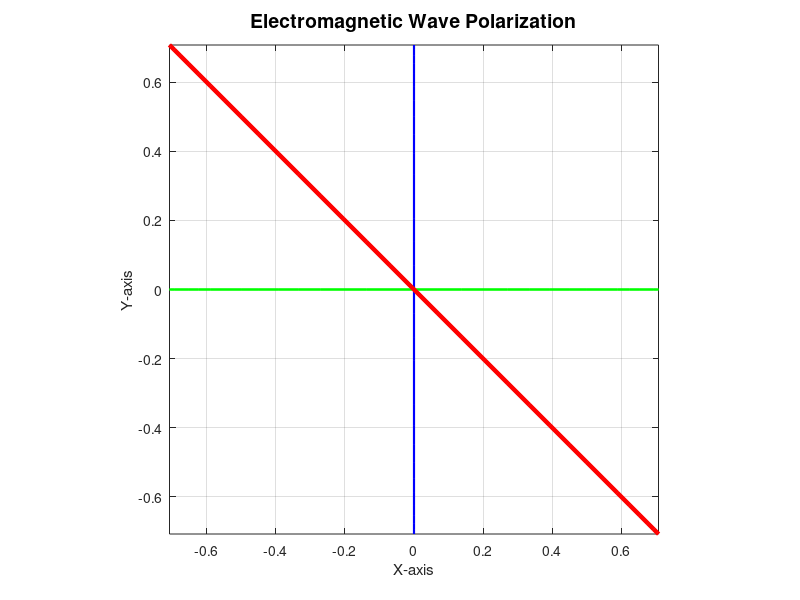
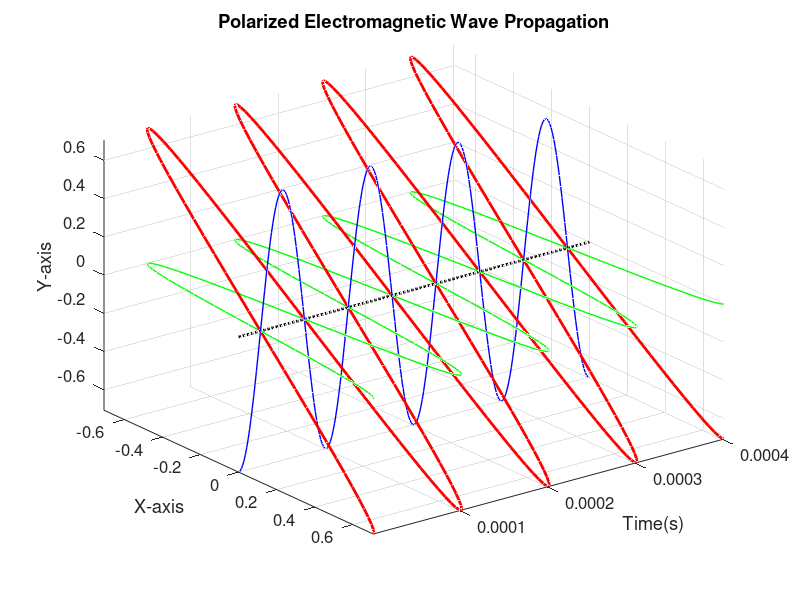

Write MATLAB code to recreate these figures, in order.
clc;
clear;
close all;

% ************************ BEGIN: parameters ************************

% output picture and vedio
IF_Output_Files = false;
OutputFileAddress = '.\OutputFile_PolarizedEMW\';
OutputFileName_PR = strcat(OutputFileAddress, '1');

% EMW frequency
freq = 1e4;

% sampling rate
samp_rate = 64 * freq;
% samp_rate = 32e3;

% polarization parameters
r = 1.00;                       % AR
rotation = +1;                  % LeftHand:+1 / RightHand:-1
delta_phi = 4/4 * pi;           % phase error [0, 2*pi)

Em = 1 * 1.00;                  % amplitude
Exm = Em * r / (r^2 + 1)^0.5;   % X-axis amplitude
Eym = Em / (r^2 + 1)^0.5;       % Y-axis amplitude

display_length = 4 * samp_rate / freq;     % 4 cycles
data_length = 1 * display_length;

axis_maxmin = max(Exm, Eym);
% axis_maxmin = 1.0;
% ************************ END: parameters ************************



% ************************ BEGIN: display 2-D figure ************************
% timeline
tl = 0 : 1/samp_rate : 1/freq;
% !!! must be 1-D array
a0 = zeros(size(tl));
Ex = Exm * cos(2 * pi * freq * tl);
Ey = Eym * cos(2 * pi * freq * tl + rotation * delta_phi);

% draw 2-D figure
figure(1)
set(gcf,'position',[100, 100, 500, 500]);
plot(Ex, a0, 'green','LineWidth', 1.5)
hold on
plot(a0, Ey, 'blue', 'LineWidth', 1.5)
hold on
plot(Ex, Ey, 'red', 'LineWidth', 3)
hold off
title('Electromagnetic Wave Polarization', 'fontsize', 14)
axis equal
axis([-axis_maxmin axis_maxmin -axis_maxmin axis_maxmin])
xlabel('X-axis')
ylabel('Y-axis')
grid;

% output picture
if IF_Output_Files == true
    exportgraphics(gcf, strcat(OutputFileName_PR, '.png'));	% , 'Resolution', 300
end
% ************************ END: display 2-D figure ************************


% ************************ BEGIN: display 3-D figure ************************
% timeline / Z-axis
tl = 0 : 1/samp_rate : display_length/samp_rate;
% !!! must be 1-D array
a0 = zeros(size(tl));

% output propagation vedio
if IF_Output_Files == true
    videofilename = strcat(OutputFileName_PR);
    video = VideoWriter(videofilename, 'MPEG-4');   % default: 'Motion JPEG AVI'
    open(video);
end

figure(2)
set(gcf,'position',[600, 100, 500, 500]);
for t = 0 : data_length - display_length
    % update data
    Ex = Exm * cos(2 * pi * freq * tl);
    Ey = Eym * cos(2 * pi * freq * tl + rotation * delta_phi);

    % updata timeline
    tl = tl + 1/samp_rate;

    
    % draw 3-D figure
    figure(2)
    plot3(tl, a0, a0, ':black', 'LineWidth', 2.0)	% axis
    hold on
    plot3(tl, Ex, a0, 'green','LineWidth', 1.0)     % Ex
    hold on
    plot3(tl, a0, Ey, 'blue', 'LineWidth', 1.0)     % Ey
    hold on
    plot3(tl, Ex, Ey, 'red', 'LineWidth', 2.0)      % electromagnetic wave
    hold off
    
    title('Polarized Electromagnetic Wave Propagation', 'fontsize',14)
%     axis equal
    axis([tl(1) tl(end) ...
        -axis_maxmin axis_maxmin -axis_maxmin axis_maxmin])
    xlabel('Time(s)')
    ylabel('X-axis')
    zlabel('Y-axis')
    set(gca, 'fontsize', 12)
    set(gca,'YDir','reverse')   % Y-axis reverse
    grid;
    
    if IF_Output_Files == true
        drawnow
    else
        drawnow limitrate
    end
    
    
    if IF_Output_Files == true
        frame = getframe(gcf);
        writeVideo(video, frame);
    end
end

if IF_Output_Files == true
    close(video);
end
% ************************ END: display 3-D figure ************************
